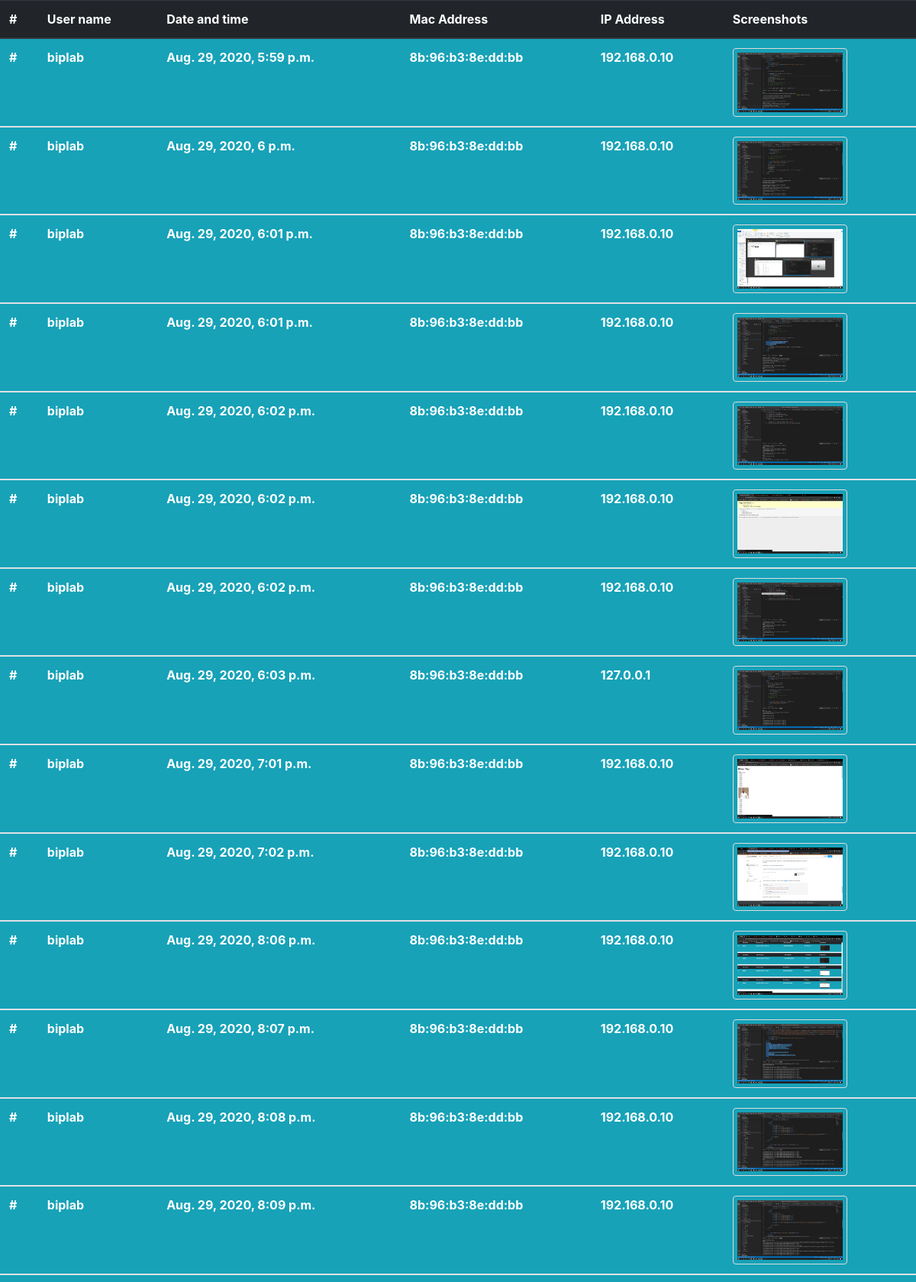
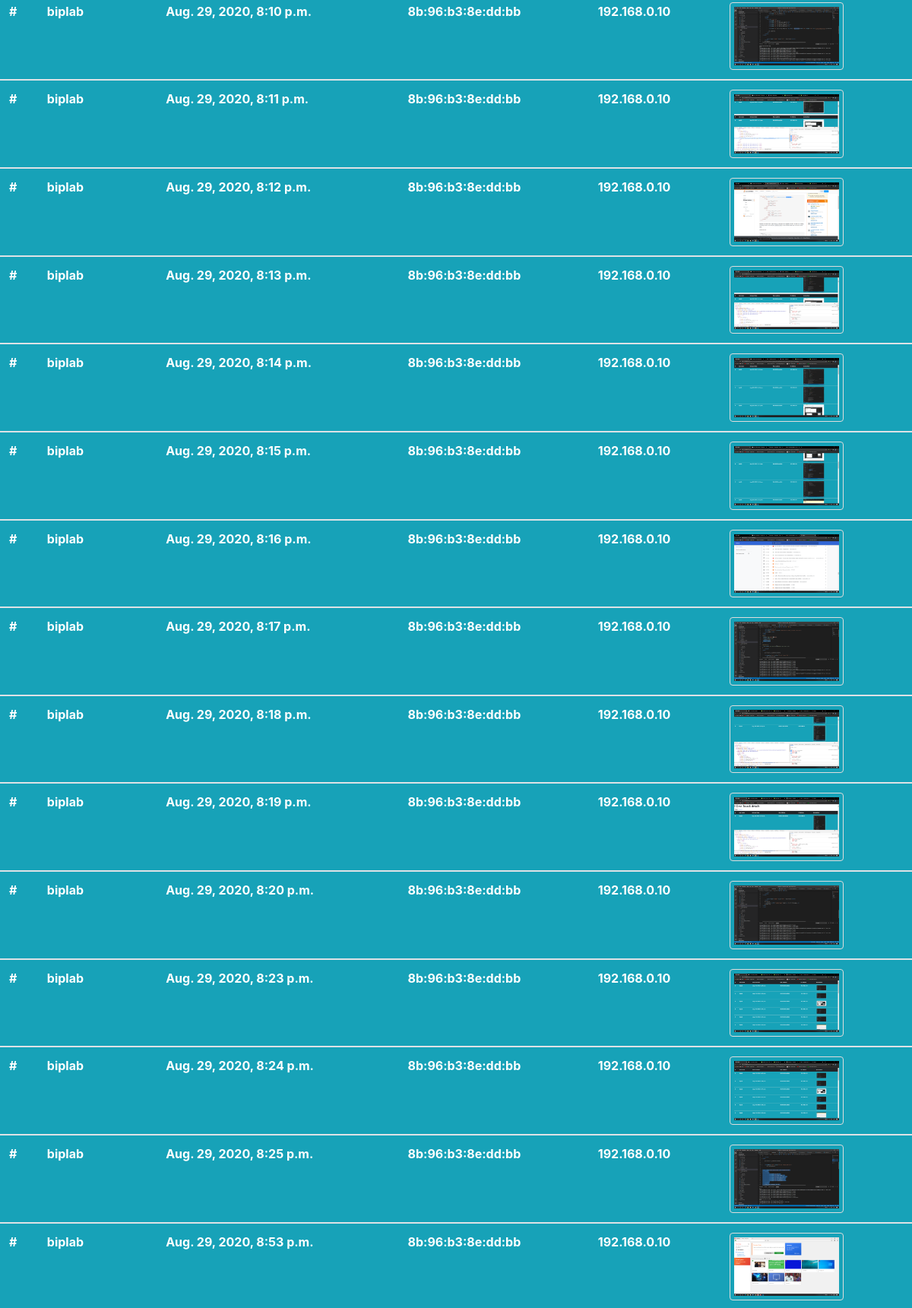
/track_view/ (signed in, upper part), run on the app's committed database (2 pictures, top to bottom).
### track/models.py (models this page shows)
class User_track(models.Model):
    ip_address = models.CharField(max_length=200)
    mac_address = models.CharField(max_length=200)
    user_name = models.ForeignKey( 'auth.User', on_delete=models.CASCADE, )
    image  = models.ImageField(upload_to='images')
    datetime = models.DateTimeField()

### track/views.py (the view)
# urls.py: path('track_view/', track_view.as_view(), name='track_view'),
class track_view(ListView):
    model= User_track
    template_name = 'track/index.html'
    def get_queryset(self):
        return User_track.objects.filter(user_name=self.request.user)

### templates/track/index.html (shortened to what this page needs)
<!DOCTYPE html>
<html lang="en">
<head>
<link rel="stylesheet" href="https://maxcdn.bootstrapcdn.com/bootstrap/4.0.0/css/bootstrap.min.css">
</head>
<body>
    {% if user.is_authenticated %}
    <form method="get" action="{% url 'track_view' %}" >
        <table class="table table-dark table-responsive-md">
            <thead>
                <tr>
                    <th scope="col">#</th>
                    <th scope="col">User name</th>
                    <th scope="col">Date and time</th>
                    <th scope="col">Mac Address</th>
                    <th scope="col">IP Address</th>
                    <th scope="col">Screenshots</th>
                </tr>
            </thead>
            {% for obj in object_list %}
            <tbody>
                <tr class="bg-info">
                    <th scope="col">#</th>
                    <th scope="col">{{ obj.user_name }}</th>
                    <th scope="col">{{ obj.datetime }}</th>
                    <th scope="col">{{ obj.mac_address }}</th>
                    <th scope="col">{{ obj.ip_address}}</th>
                    <th scope="col">{% if obj.image %} <img src="{{ obj.image.url}}">{% endif %}</th>
                    {% endfor %}
                </tr>
            </tbody>
        </table>
    </form>
    {% else %}
      <p>Please <a href="/admin/login">login</a> to see this page.</p>
    {% endif %}
</body>
</html>

### templates/track/index.html (style rules this page uses)
img { border: 1px solid #ddd; border-radius: 4px; padding: 5px; width: 150px; }

### data on the page
User_track: user_name "biplab", datetime "Aug. 29, 2020, 5:59 p.m.", mac_address "8b:96:b3:8e:dd:bb", ip_address "192.168.0.10", image (picture)
User_track: user_name "biplab", datetime "Aug. 29, 2020, 6 p.m.", mac_address "8b:96:b3:8e:dd:bb", ip_address "192.168.0.10", image (picture)
User_track: user_name "biplab", datetime "Aug. 29, 2020, 6:01 p.m.", mac_address "8b:96:b3:8e:dd:bb", ip_address "192.168.0.10", image (picture)
User_track: user_name "biplab", datetime "Aug. 29, 2020, 6:01 p.m.", mac_address "8b:96:b3:8e:dd:bb", ip_address "192.168.0.10", image (picture)
User_track: user_name "biplab", datetime "Aug. 29, 2020, 6:02 p.m.", mac_address "8b:96:b3:8e:dd:bb", ip_address "192.168.0.10", image (picture)
User_track: user_name "biplab", datetime "Aug. 29, 2020, 6:02 p.m.", mac_address "8b:96:b3:8e:dd:bb", ip_address "192.168.0.10", image (picture)
User_track: user_name "biplab", datetime "Aug. 29, 2020, 6:02 p.m.", mac_address "8b:96:b3:8e:dd:bb", ip_address "192.168.0.10", image (picture)
User_track: user_name "biplab", datetime "Aug. 29, 2020, 6:03 p.m.", mac_address "8b:96:b3:8e:dd:bb", ip_address "127.0.0.1", image (picture)
User_track: user_name "biplab", datetime "Aug. 29, 2020, 7:01 p.m.", mac_address "8b:96:b3:8e:dd:bb", ip_address "192.168.0.10", image (picture)
User_track: user_name "biplab", datetime "Aug. 29, 2020, 7:02 p.m.", mac_address "8b:96:b3:8e:dd:bb", ip_address "192.168.0.10", image (picture)
User_track: user_name "biplab", datetime "Aug. 29, 2020, 8:06 p.m.", mac_address "8b:96:b3:8e:dd:bb", ip_address "192.168.0.10", image (picture)
User_track: user_name "biplab", datetime "Aug. 29, 2020, 8:07 p.m.", mac_address "8b:96:b3:8e:dd:bb", ip_address "192.168.0.10", image (picture)
User_track: user_name "biplab", datetime "Aug. 29, 2020, 8:08 p.m.", mac_address "8b:96:b3:8e:dd:bb", ip_address "192.168.0.10", image (picture)
User_track: user_name "biplab", datetime "Aug. 29, 2020, 8:09 p.m.", mac_address "8b:96:b3:8e:dd:bb", ip_address "192.168.0.10", image (picture)
User_track: user_name "biplab", datetime "Aug. 29, 2020, 8:10 p.m.", mac_address "8b:96:b3:8e:dd:bb", ip_address "192.168.0.10", image (picture)
User_track: user_name "biplab", datetime "Aug. 29, 2020, 8:11 p.m.", mac_address "8b:96:b3:8e:dd:bb", ip_address "192.168.0.10", image (picture)
User_track: user_name "biplab", datetime "Aug. 29, 2020, 8:12 p.m.", mac_address "8b:96:b3:8e:dd:bb", ip_address "192.168.0.10", image (picture)
User_track: user_name "biplab", datetime "Aug. 29, 2020, 8:13 p.m.", mac_address "8b:96:b3:8e:dd:bb", ip_address "192.168.0.10", image (picture)
User_track: user_name "biplab", datetime "Aug. 29, 2020, 8:14 p.m.", mac_address "8b:96:b3:8e:dd:bb", ip_address "192.168.0.10", image (picture)
User_track: user_name "biplab", datetime "Aug. 29, 2020, 8:15 p.m.", mac_address "8b:96:b3:8e:dd:bb", ip_address "192.168.0.10", image (picture)
User_track: user_name "biplab", datetime "Aug. 29, 2020, 8:16 p.m.", mac_address "8b:96:b3:8e:dd:bb", ip_address "192.168.0.10", image (picture)
User_track: user_name "biplab", datetime "Aug. 29, 2020, 8:17 p.m.", mac_address "8b:96:b3:8e:dd:bb", ip_address "192.168.0.10", image (picture)
User_track: user_name "biplab", datetime "Aug. 29, 2020, 8:18 p.m.", mac_address "8b:96:b3:8e:dd:bb", ip_address "192.168.0.10", image (picture)
User_track: user_name "biplab", datetime "Aug. 29, 2020, 8:19 p.m.", mac_address "8b:96:b3:8e:dd:bb", ip_address "192.168.0.10", image (picture)
User_track: user_name "biplab", datetime "Aug. 29, 2020, 8:20 p.m.", mac_address "8b:96:b3:8e:dd:bb", ip_address "192.168.0.10", image (picture)
User_track: user_name "biplab", datetime "Aug. 29, 2020, 8:23 p.m.", mac_address "8b:96:b3:8e:dd:bb", ip_address "192.168.0.10", image (picture)
User_track: user_name "biplab", datetime "Aug. 29, 2020, 8:24 p.m.", mac_address "8b:96:b3:8e:dd:bb", ip_address "192.168.0.10", image (picture)
User_track: user_name "biplab", datetime "Aug. 29, 2020, 8:25 p.m.", mac_address "8b:96:b3:8e:dd:bb", ip_address "192.168.0.10", image (picture)
User_track: user_name "biplab", datetime "Aug. 29, 2020, 8:53 p.m.", mac_address "8b:96:b3:8e:dd:bb", ip_address "192.168.0.10", image (picture)
